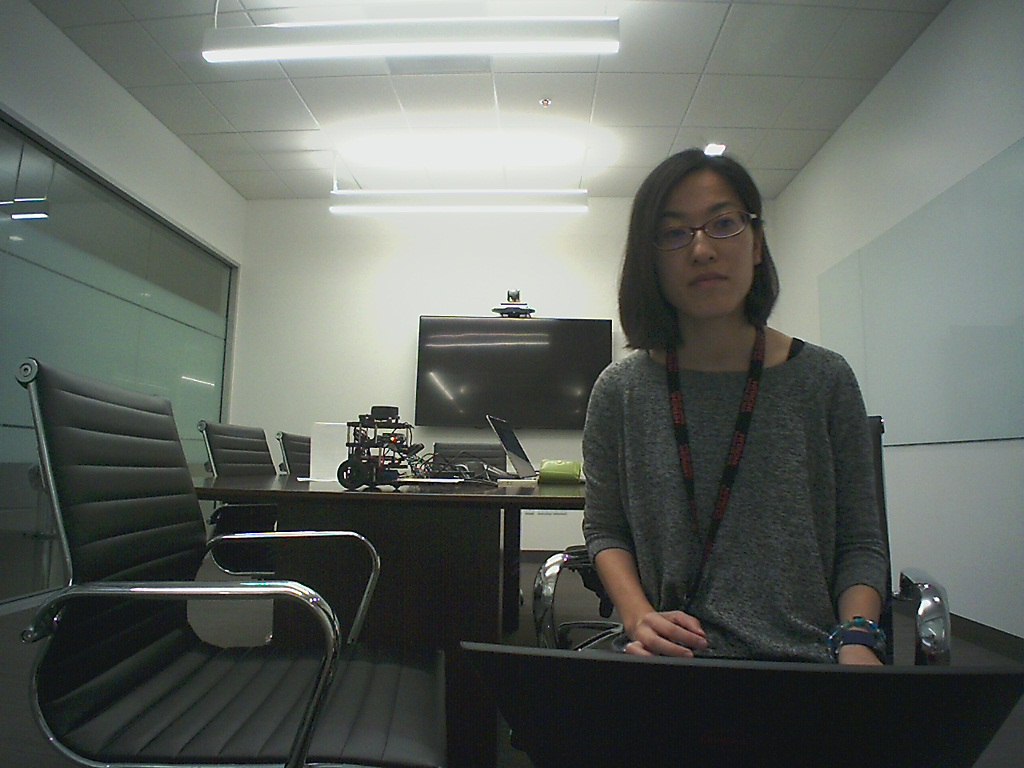
#> input picture Michiko/image.jpg, 1024 x 768 px
$ python color_histograms.py --image Michiko/image.jpg
#> lines starting #> are read from the running program, lines starting #| are printed output that depends on the picture
#!/usr/local/opt/python3/bin/python3
import matplotlib.pyplot as plt
import numpy as np
import argparse
import cv2

ap = argparse.ArgumentParser()
ap.add_argument("-i", "--image", required = True, help = "Path to image")
args = vars(ap.parse_args())

image = cv2.imread(args["image"])
#> image is the input picture: shape (768, 1024, 3); mean B, G, R 97.1, 102.8, 97.4
cv2.imshow("Original", image)

# split out the channels
chans = cv2.split(image)
colors = ("b", "g", "r")
# print(len(chans[0]))
# print(len(chans[1]))
# print(len(chans[2]))

plt.figure()
plt.title("'Flattend' Color Histogram")
plt.xlabel("Bins")
plt.ylabel("# of Pixels")

# chans is a list of 3 lists -> B,G,R
# colors is just the tuple of b, g and r
# zip creates a 3 tuples combined with colors and chans
# [(b,chans[0]),(g,chans[1]),(r,chans[2])]
for (chan, color) in zip(chans, colors):
    hist = cv2.calcHist([chan], [0], None, [256], [0,256])
    plt.plot(hist, color = color)
    plt.xlim([0,256])
#> this loop made 3 passes
#> color on passes 1 to 3: 'b', 'g', 'r'

# [13 lines of commented-out code are left out]

fig = plt.figure()
ax = fig.add_subplot(132)
hist = cv2.calcHist([chans[1], chans[2]], [0,1], None, [8,8], [0,256,0,256])
p = ax.imshow(hist, interpolation = "nearest")
ax.set_title("2D Hist for G & R")
plt.colorbar(p)


# [6 lines of commented-out code are left out]

print("2D Histogram shape: {}, with {} values".format(hist.shape, hist.flatten().shape[0]))
#| 2D Histogram shape: (8, 8), with 64 values

hist = cv2.calcHist([image],[0,1,2], None, [8,8,8], [0,256,0,256,0,256])
print("3D histogram shape: {}, with {} values".format(hist.shape, hist.flatten().shape[0]))
#| 3D histogram shape: (8, 8, 8), with 512 values

plt.show()
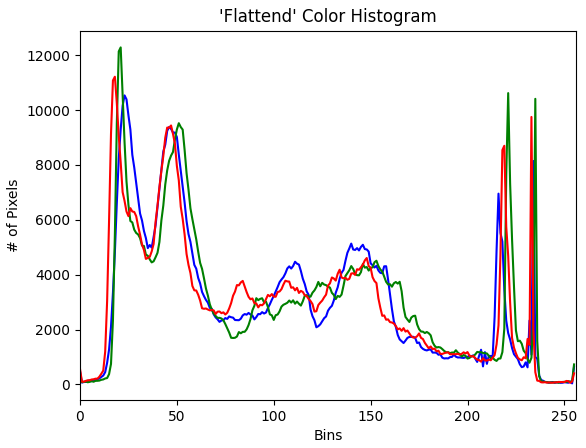
#> figure drawn by matplotlib, 1 panel; curve peaks at x = 23, y = 10534; curve peaks at x = 21, y = 12284; curve peaks at x = 18, y = 11215
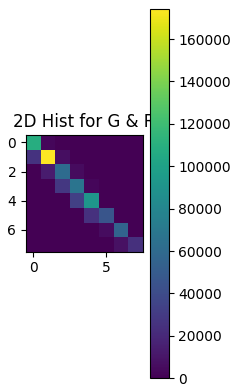
#> figure drawn by matplotlib, 2 panels
cv2.waitKey(0)
